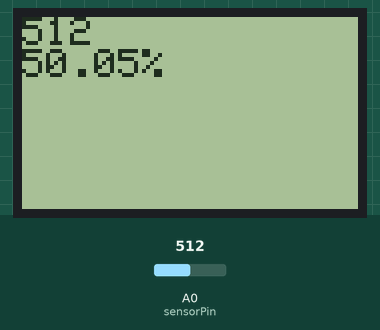
This sketch was run on a simulated Arduino Uno, built with avr-gcc and run on an emulated ATmega328P. On the bench: 84×48 one-colour display. The inputs (shaded band) are chosen by the test bench; at power-on: A0 (sensorPin) = 512.

Above: at 0.05 s.

The sketch:

sketch_jun29a.ino
```cpp
#include <SPI.h>
#include <Adafruit_PCD8544.h>

int sensorPin = A0;
Adafruit_PCD8544 display = Adafruit_PCD8544(7, 6, 5, 4, 3);
void setup() {
  // put your setup code here, to run once:
//Serial.begin(9600);

display.begin();
display.setTextSize(1);
display.setContrast(57);
display.clearDisplay();
}

void loop() {
  // put your main code here, to run repeatedly:
int sensorValue = analogRead(sensorPin);
//Serial.println(sensorValue);
display.println(sensorValue);
display.print((sensorValue/1023.0)*100);
display.println("%");

//long adconvert=(sensorValue-0.82)*(1023-167.77)/(5-0.82)+167.77;
//long psia = (adconvert-167.77)*(58.0152-7.2519)/(1023-167.77)+7.2519;
//long psig = psia-14.7;
//display.print(psig);
//display.println(" psi");


display.display();
delay(10);
display.clearDisplay();
}
```
